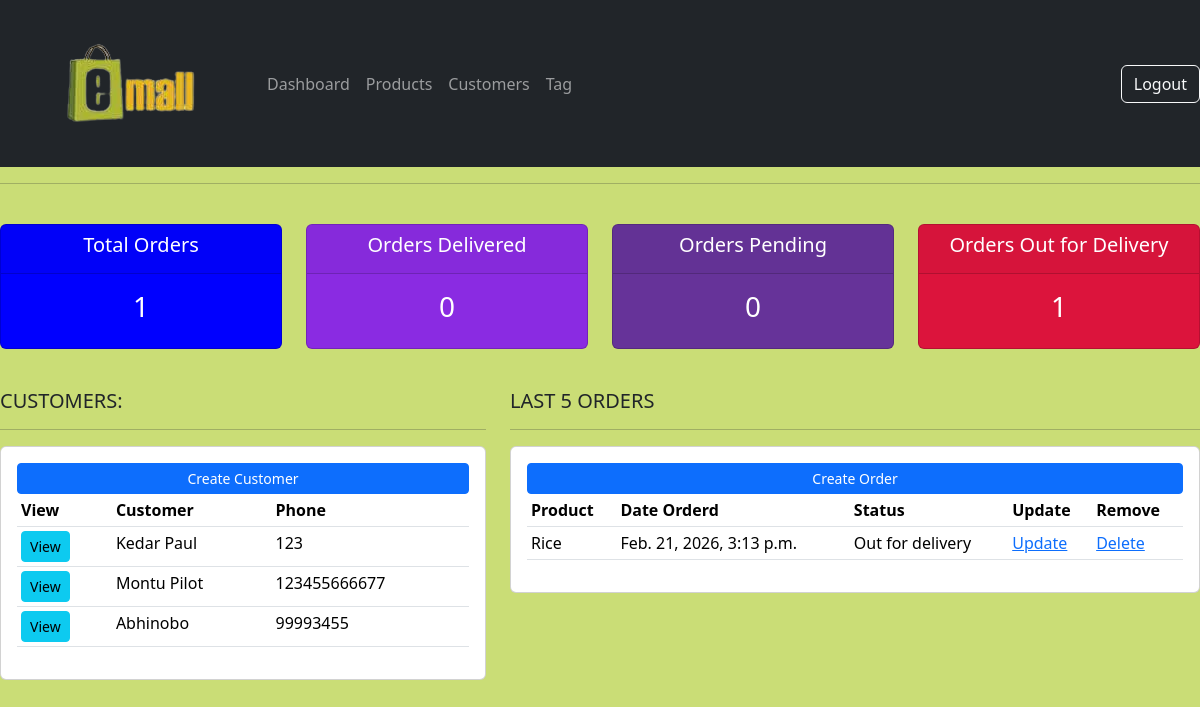
The app's page / (signed in) with its own data.
### account/models.py (models this page shows, shortened)
class Customer(models.Model):
    name = models.CharField(max_length=200, null=True)
    phone = models.CharField(max_length=200, null=True)
    email = models.CharField(max_length=200, null=True)
    date_created = models.DateTimeField(auto_now_add=True, null=True)

class Order(models.Model):
    STATUS = (
        ('Pending', 'Pending'),
        ('Out for delivery', 'Out for delivery'),
        ('Delivered', 'Delivered'),
    )
    customer = models.ForeignKey(Customer, null=True, on_delete=models.CASCADE)
    product = models.ForeignKey(Product, null=True, on_delete=models.CASCADE)
    date_created = models.DateTimeField(auto_now_add=True, null=True)
    status = models.CharField(max_length=200, null=True, choices=STATUS)

class Product(models.Model):
    CATEGORY = (
        ('Indoor', 'Indoor'),
        ('Out Door', 'Out Door'),
    )
    name = models.CharField(max_length=200, null=True)
    price = models.FloatField(null=True)
    category = models.CharField(max_length=200, null=True, choices=CATEGORY)
    description = models.CharField(max_length=200, null=True, blank=True)
    date_created = models.DateTimeField(auto_now_add=True, null=True)
    pic = models.ImageField(upload_to='product_images/', blank=True)
    tags = models.ManyToManyField(Tag)
    def __str__(self):
        return self.name

### account/views.py (the view)
# urls.py: path('',views.home,name='home'),
@login_required(login_url='login')
def home(request):
    orders = Order.objects.all()
    customers = Customer.objects.all()
    total_orders = orders.count()
    delivered = orders.filter(status='Delivered').count()
    pending = orders.filter(status='Pending').count()
    out_for_delivery = orders.filter(status='Out for delivery').count()
    context = {'total_orders': total_orders, 'delivered': delivered,
               'pending': pending, 'out_for_delivery': out_for_delivery,
               'customers': customers , 'orders': orders}
    return render(request,'account/dashboard.html', context)

### templates/account/dashboard.html
{% extends 'main.html' %}
{% block content %}
{%  include 'status.html' %}
<br>
<div class="row">
	<div class="col-md-5">
		<h5>CUSTOMERS:</h5>
		<hr>
		<div class="card card-body">
			<a class="btn btn-primary  btn-sm btn-block" href="{% url 'create_customer' %}">Create Customer</a>
			<table class="table table-sm">
				<tr>
					<th>View</th>
					<th>Customer</th>
					<th>Phone</th>
				</tr>
				{% for customer in customers %}
					<tr>
						<td><a class="btn btn-sm btn-info" href="{% url 'customer_detail' pk_test=customer.id %}">View</a></td>
						<td>{{customer.name}}</td>
						<td>{{customer.phone}}</td>
					</tr>
				{% endfor %}
			</table>
		</div>
	</div>
	<div class="col-md-7">
		<h5>LAST 5 ORDERS</h5>
		<hr>
		<div class="card card-body">
			<a class="btn btn-primary  btn-sm btn-block" href="{% url 'create_order' %}">Create Order</a>
			<table class="table table-sm">
				<tr>
					<th>Product</th>
					<th>Date Orderd</th>
					<th>Status</th>
					<th>Update</th>
					<th>Remove</th>
				</tr>
				{% for order in orders %}
					<tr>
						<td>{{order.product}}</td>
						<td>{{order.date_created}}</td>
						<td>{{order.status}}</td>
						<td><a href="{% url 'update_order' pk=order.id %}">Update</a></td>
						<td><a href="{% url 'delete_order' pk=order.id %}">Delete</a></td>
					</tr>
				{% endfor %}
			</table>
		</div>
	</div>
</div>
{% endblock %}

### static/css/style.css (style rules this page uses)
body { background-color: rgb(202, 221, 118); }

### records on screen
Customer: name "Kedar Paul", phone "123"
Customer: name "Montu Pilot", phone "123455666677"
Customer: name "Abhinobo", phone "99993455"
Order: product "Rice", date_created "Feb. 21, 2026, 3:13 p.m.", status "Out for delivery"

### other values on screen
{{ total_orders }} "1"
{{ delivered }} "0"
{{ pending }} "0"
{{ out_for_delivery }} "1"
